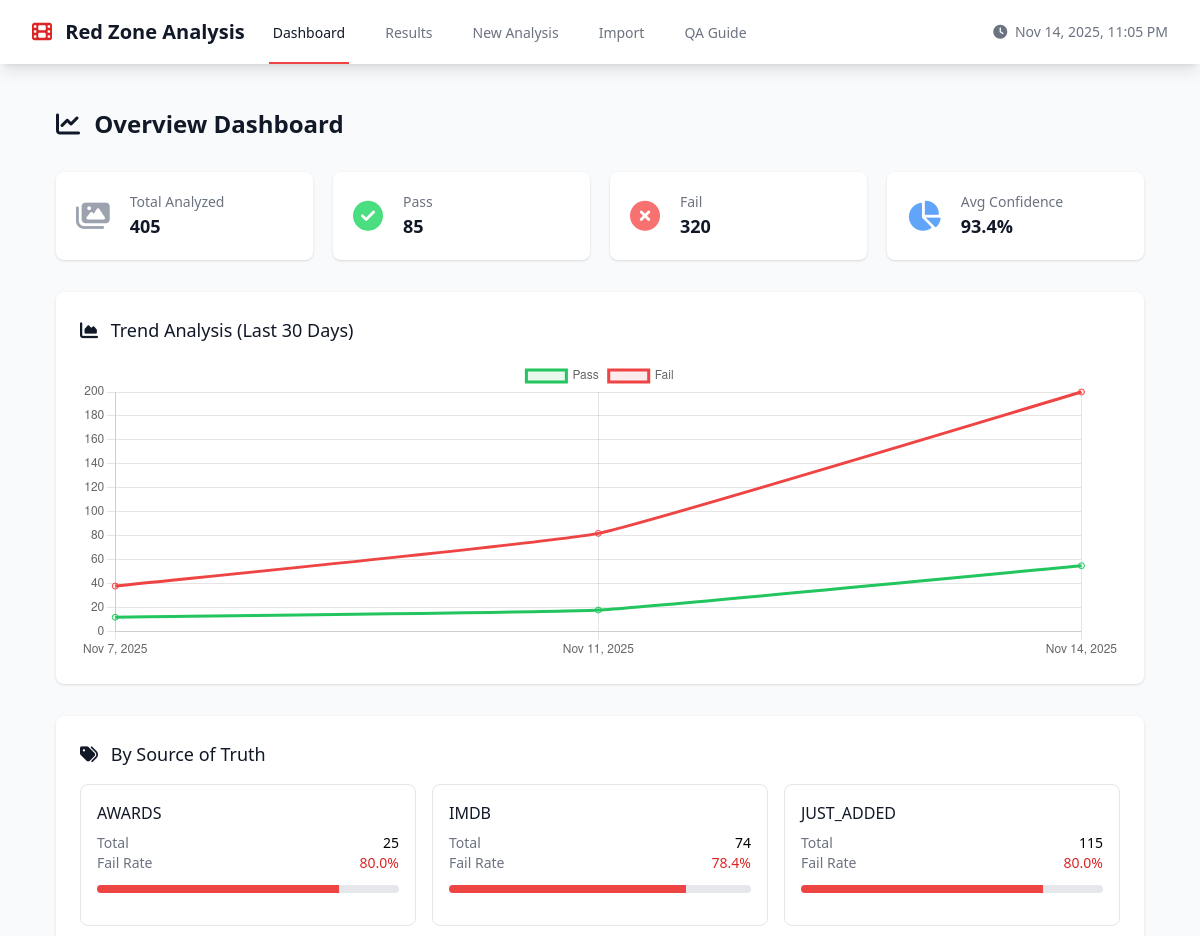
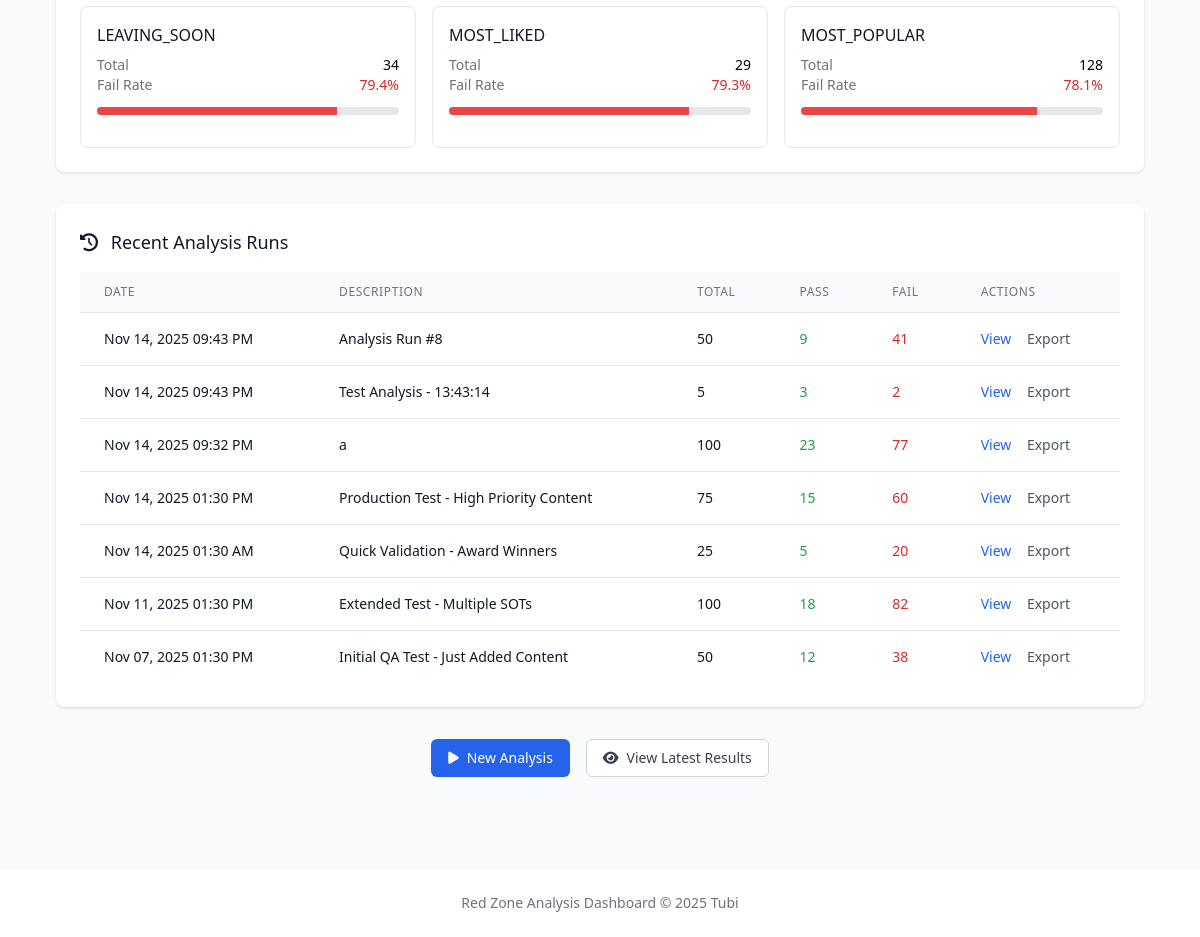
The page / on the database its author committed (2 pictures, top to bottom).
### tables this page shows
CREATE TABLE analysis_runs (
        id INTEGER PRIMARY KEY AUTOINCREMENT,
        created_at TIMESTAMP DEFAULT CURRENT_TIMESTAMP,
        total_analyzed INTEGER NOT NULL,
        pass_count INTEGER NOT NULL,
        fail_count INTEGER NOT NULL,
        parameters TEXT,  -- JSON string
        description TEXT,
        status TEXT DEFAULT 'completed'
    );

### red-zone-dashboard/dashboard.py (the view)
@app.route('/')
def dashboard():
    latest_run = AnalysisRun.get_latest()
    stats = PosterResult.get_stats()
    trending_data = PosterResult.get_trending_data(days=30)
    recent_runs = AnalysisRun.get_all(limit=10)
    return render_template('dashboard.html',
                         latest_run=latest_run,
                         stats=stats,
                         trending_data=json.dumps(trending_data),
                         recent_runs=recent_runs)

### red-zone-dashboard/dashboard.py (called while the page is built)
@app.template_filter('format_datetime')
def format_datetime(value):
    if isinstance(value, str):
        try:
            value = datetime.fromisoformat(value.replace('Z', '+00:00'))
        except:
            return value
    return value.strftime('%b %d, %Y %I:%M %p')

@app.template_filter('format_percentage')
def format_percentage(value):
    return f"{value:.1f}%"

### red-zone-dashboard/database.py (called while the page is built)
@contextmanager
def get_db_connection():
    conn = sqlite3.connect(DB_PATH)
    conn.row_factory = sqlite3.Row  # Enable column access by name
    try:
        yield conn
        conn.commit()
    except Exception as e:
        conn.rollback()
        raise
    finally:
        conn.close()

    @staticmethod
    def get_all(limit: int = 50) -> List[Dict[str, Any]]:
        with get_db_connection() as conn:
            cursor = conn.cursor()
            cursor.execute("""
                SELECT * FROM analysis_runs
                ORDER BY id DESC
                LIMIT ?
            """, (limit,))
            return [dict(row) for row in cursor.fetchall()]

    @staticmethod
    def get_latest() -> Optional[Dict[str, Any]]:
        with get_db_connection() as conn:
            cursor = conn.cursor()
            cursor.execute("SELECT * FROM analysis_runs ORDER BY id DESC LIMIT 1")
            row = cursor.fetchone()
            return dict(row) if row else None

### red-zone-dashboard/templates/dashboard.html (shortened to what this page needs)
{% extends "base.html" %}
{% block content %}
<div class="px-4 py-5 sm:px-6">
    <h2 class="text-2xl font-bold text-gray-900 mb-8">
        <i class="fas fa-chart-line mr-2"></i>
        Overview Dashboard
    </h2>
    <div class="grid grid-cols-1 gap-5 sm:grid-cols-2 lg:grid-cols-4 mb-8">
        <div class="bg-white overflow-hidden shadow rounded-lg">
            <div class="p-5">
                <div class="flex items-center">
                    <div class="flex-shrink-0">
                        <i class="fas fa-images text-3xl text-gray-400"></i>
                    </div>
                    <div class="ml-5 w-0 flex-1">
                        <dl>
                            <dt class="text-sm font-medium text-gray-500 truncate">Total Analyzed</dt>
                            <dd class="text-lg font-semibold text-gray-900">{{ stats.total|default(0) }}</dd>
                        </dl>
                    </div>
                </div>
            </div>
        </div>
        <div class="bg-white overflow-hidden shadow rounded-lg">
            <div class="p-5">
                <div class="flex items-center">
                    <div class="flex-shrink-0">
                        <i class="fas fa-check-circle text-3xl text-green-400"></i>
                    </div>
                    <div class="ml-5 w-0 flex-1">
                        <dl>
                            <dt class="text-sm font-medium text-gray-500 truncate">Pass</dt>
                            <dd class="text-lg font-semibold text-gray-900">{{ stats.passed|default(0) }}</dd>
                        </dl>
                    </div>
                </div>
            </div>
        </div>
        <div class="bg-white overflow-hidden shadow rounded-lg">
            <div class="p-5">
                <div class="flex items-center">
                    <div class="flex-shrink-0">
                        <i class="fas fa-times-circle text-3xl text-red-400"></i>
                    </div>
                    <div class="ml-5 w-0 flex-1">
                        <dl>
                            <dt class="text-sm font-medium text-gray-500 truncate">Fail</dt>
                            <dd class="text-lg font-semibold text-gray-900">{{ stats.failed|default(0) }}</dd>
                        </dl>
                    </div>
                </div>
            </div>
        </div>
        <div class="bg-white overflow-hidden shadow rounded-lg">
            <div class="p-5">
                <div class="flex items-center">
                    <div class="flex-shrink-0">
                        <i class="fas fa-chart-pie text-3xl text-blue-400"></i>
                    </div>
                    <div class="ml-5 w-0 flex-1">
                        <dl>
                            <dt class="text-sm font-medium text-gray-500 truncate">Avg Confidence</dt>
                            <dd class="text-lg font-semibold text-gray-900">{{ stats.avg_confidence|default(0) }}%</dd>
                        </dl>
                    </div>
                </div>
            </div>
        </div>
    </div>
    <div class="bg-white shadow rounded-lg p-6 mb-8">
        <h3 class="text-lg font-medium text-gray-900 mb-4">
            <i class="fas fa-chart-area mr-2"></i>
            Trend Analysis (Last 30 Days)
        </h3>
        <div class="relative" style="height: 300px;">
            <canvas id="trendingChart"></canvas>
        </div>
    </div>
    <div class="bg-white shadow rounded-lg p-6 mb-8">
        <h3 class="text-lg font-medium text-gray-900 mb-4">
            <i class="fas fa-tags mr-2"></i>
            By Source of Truth
        </h3>
        <div class="grid grid-cols-1 gap-4 sm:grid-cols-2 lg:grid-cols-3">
            {% for sot_name, sot_stats in stats.by_sot.items() %}
            <div class="border border-gray-200 rounded-lg p-4">
                <h4 class="font-medium text-gray-900">{{ sot_name|upper }}</h4>
                <div class="mt-2">
                    <div class="flex justify-between text-sm">
                        <span class="text-gray-500">Total</span>
                        <span class="font-medium">{{ sot_stats.total }}</span>
                    </div>
                    <div class="flex justify-between text-sm">
                        <span class="text-gray-500">Fail Rate</span>
                        <span class="font-medium text-red-600">{{ sot_stats.fail_rate|format_percentage }}</span>
                    </div>
                    <div class="mt-2">
                        <div class="relative pt-1">
                            <div class="overflow-hidden h-2 mb-4 text-xs flex rounded bg-gray-200">
                                <div style="width: {{ sot_stats.fail_rate }}%"
                                     class="shadow-none flex flex-col text-center whitespace-nowrap text-white justify-center bg-red-500"></div>
                            </div>
                        </div>
                    </div>
                </div>
            </div>
            {% endfor %}
        </div>
    </div>
    <div class="bg-white shadow rounded-lg p-6">
        <h3 class="text-lg font-medium text-gray-900 mb-4">
            <i class="fas fa-history mr-2"></i>
            Recent Analysis Runs
        </h3>
        <div class="overflow-x-auto">
            <table class="min-w-full divide-y divide-gray-200">
                <thead class="bg-gray-50">
                    <tr>
                        <th class="px-6 py-3 text-left text-xs font-medium text-gray-500 uppercase tracking-wider">Date</th>
                        <th class="px-6 py-3 text-left text-xs font-medium text-gray-500 uppercase tracking-wider">Description</th>
                        <th class="px-6 py-3 text-left text-xs font-medium text-gray-500 uppercase tracking-wider">Total</th>
                        <th class="px-6 py-3 text-left text-xs font-medium text-gray-500 uppercase tracking-wider">Pass</th>
                        <th class="px-6 py-3 text-left text-xs font-medium text-gray-500 uppercase tracking-wider">Fail</th>
                        <th class="px-6 py-3 text-left text-xs font-medium text-gray-500 uppercase tracking-wider">Actions</th>
                    </tr>
                </thead>
                <tbody class="bg-white divide-y divide-gray-200">
                    {% for run in recent_runs %}
                    <tr>
                        <td class="px-6 py-4 whitespace-nowrap text-sm text-gray-900">
                            {{ run.created_at|format_datetime }}
                        </td>
                        <td class="px-6 py-4 text-sm text-gray-900">
                            {{ run.description or 'Analysis Run #' + run.id|string }}
                        </td>
                        <td class="px-6 py-4 whitespace-nowrap text-sm text-gray-900">
                            {{ run.total_analyzed }}
                        </td>
                        <td class="px-6 py-4 whitespace-nowrap text-sm text-green-600">
                            {{ run.pass_count }}
                        </td>
                        <td class="px-6 py-4 whitespace-nowrap text-sm text-red-600">
                            {{ run.fail_count }}
                        </td>
                        <td class="px-6 py-4 whitespace-nowrap text-sm font-medium">
                            <a href="{{ url_for('results', run_id=run.id) }}" class="text-blue-600 hover:text-blue-900 mr-3">View</a>
                            <a href="{{ url_for('export_run', run_id=run.id) }}" class="text-gray-600 hover:text-gray-900">Export</a>
                        </td>
                    </tr>
                    {% endfor %}
                </tbody>
            </table>
        </div>
    </div>
    <div class="mt-8 flex justify-center space-x-4">
        <a href="{{ url_for('analyze') }}"
           class="inline-flex items-center px-4 py-2 border border-transparent text-sm font-medium rounded-md shadow-sm text-white bg-blue-600 hover:bg-blue-700 focus:outline-none focus:ring-2 focus:ring-offset-2 focus:ring-blue-500">
            <i class="fas fa-play mr-2"></i>
            New Analysis
        </a>
        {% if latest_run %}
        <a href="{{ url_for('results', run_id=latest_run.id) }}"
           class="inline-flex items-center px-4 py-2 border border-gray-300 text-sm font-medium rounded-md text-gray-700 bg-white hover:bg-gray-50 focus:outline-none focus:ring-2 focus:ring-offset-2 focus:ring-blue-500">
            <i class="fas fa-eye mr-2"></i>
            View Latest Results
        </a>
        {% endif %}
    </div>
</div>
{% endblock %}
{% block extra_scripts %}
<script>
    // Parse trending data
    const trendingData = {{ trending_data|safe }};
    // Create trending chart
    const ctx = document.getElementById('trendingChart').getContext('2d');
    const chart = new Chart(ctx, {
        type: 'line',
        data: {
            labels: trendingData.map(d => formatDate(d.date)),
            datasets: [
                {
                    label: 'Pass',
                    data: trendingData.map(d => d.passed),
                    borderColor: 'rgb(34, 197, 94)',
                    backgroundColor: 'rgba(34, 197, 94, 0.1)',
                    tension: 0.1
                },
                {
                    label: 'Fail',
                    data: trendingData.map(d => d.failed),
                    borderColor: 'rgb(239, 68, 68)',
                    backgroundColor: 'rgba(239, 68, 68, 0.1)',
                    tension: 0.1
                }
            ]
        },
        options: {
            responsive: true,
            maintainAspectRatio: false,
            plugins: {
                legend: {
                    position: 'top',
                },
                title: {
                    display: false
                }
            },
            scales: {
                y: {
                    beginAtZero: true
                }
            }
        }
    });
</script>
{% endblock %}

### rows shown on the page
analysis_runs: created_at "Nov 14, 2025 09:43 PM", description+id "Analysis Run #8", total_analyzed "50", pass_count "9", fail_count "41"
analysis_runs: created_at "Nov 14, 2025 09:43 PM", description "Test Analysis - 13:43:14", total_analyzed "5", pass_count "3", fail_count "2"
analysis_runs: created_at "Nov 14, 2025 09:32 PM", description "a", total_analyzed "100", pass_count "23", fail_count "77"
analysis_runs: created_at "Nov 14, 2025 01:30 PM", description "Production Test - High Priority Content", total_analyzed "75", pass_count "15", fail_count "60"
analysis_runs: created_at "Nov 14, 2025 01:30 AM", description "Quick Validation - Award Winners", total_analyzed "25", pass_count "5", fail_count "20"
analysis_runs: created_at "Nov 11, 2025 01:30 PM", description "Extended Test - Multiple SOTs", total_analyzed "100", pass_count "18", fail_count "82"
analysis_runs: created_at "Nov 07, 2025 01:30 PM", description "Initial QA Test - Just Added Content", total_analyzed "50", pass_count "12", fail_count "38"

### other values the page prints
{{ stats.total|default(0) }} "405"
{{ stats.passed|default(0) }} "85"
{{ stats.failed|default(0) }} "320"
{{ stats.avg_confidence|default(0) }} "93.4"
{{ sot_name|upper }} "AWARDS" "IMDB" "JUST_ADDED" "LEAVING_SOON" "MOST_LIKED" "MOST_POPULAR"
{{ sot_stats.total }} "25" "74" "115" "34" "29" "128"
{{ sot_stats.fail_rate|format_percentage }} "80.0%" "78.4%" "80.0%" "79.4%" "79.3%" "78.1%"
